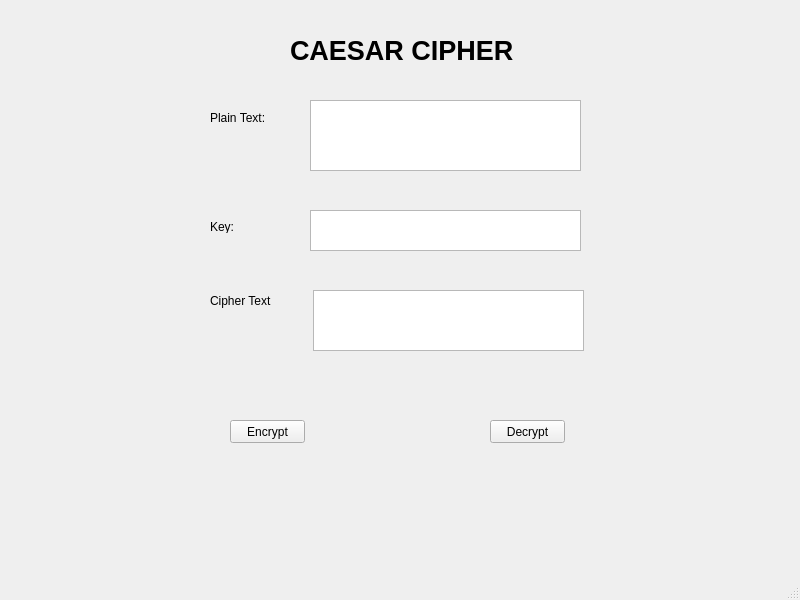
<?xml version="1.0" encoding="UTF-8"?>
<ui version="4.0">
 <class>MainWindow</class>
 <widget class="QMainWindow" name="MainWindow">
  <property name="geometry">
   <rect>
    <x>0</x>
    <y>0</y>
    <width>800</width>
    <height>600</height>
   </rect>
  </property>
  <property name="windowTitle">
   <string>MainWindow</string>
  </property>
  <widget class="QWidget" name="centralwidget">
   <widget class="QLabel" name="label">
    <property name="geometry">
     <rect>
      <x>210</x>
      <y>110</y>
      <width>61</width>
      <height>16</height>
     </rect>
    </property>
    <property name="text">
     <string>Plain Text: </string>
    </property>
   </widget>
   <widget class="QLabel" name="label_2">
    <property name="geometry">
     <rect>
      <x>210</x>
      <y>220</y>
      <width>47</width>
      <height>13</height>
     </rect>
    </property>
    <property name="text">
     <string>Key: </string>
    </property>
   </widget>
   <widget class="QLabel" name="label_3">
    <property name="geometry">
     <rect>
      <x>210</x>
      <y>290</y>
      <width>61</width>
      <height>21</height>
     </rect>
    </property>
    <property name="text">
     <string>Cipher Text:</string>
    </property>
   </widget>
   <widget class="QPushButton" name="btn_encrypt">
    <property name="geometry">
     <rect>
      <x>230</x>
      <y>420</y>
      <width>75</width>
      <height>23</height>
     </rect>
    </property>
    <property name="text">
     <string>Encrypt</string>
    </property>
   </widget>
   <widget class="QPushButton" name="btn_decrypt">
    <property name="geometry">
     <rect>
      <x>490</x>
      <y>420</y>
      <width>75</width>
      <height>23</height>
     </rect>
    </property>
    <property name="text">
     <string>Decrypt</string>
    </property>
   </widget>
   <widget class="QLabel" name="label_4">
    <property name="geometry">
     <rect>
      <x>290</x>
      <y>30</y>
      <width>241</width>
      <height>41</height>
     </rect>
    </property>
    <property name="font">
     <font>
      <pointsize>20</pointsize>
      <weight>75</weight>
      <bold>true</bold>
     </font>
    </property>
    <property name="text">
     <string>CAESAR CIPHER</string>
    </property>
   </widget>
   <widget class="QPlainTextEdit" name="txt_plain_text">
    <property name="geometry">
     <rect>
      <x>310</x>
      <y>100</y>
      <width>271</width>
      <height>71</height>
     </rect>
    </property>
   </widget>
   <widget class="QPlainTextEdit" name="txt_key">
    <property name="geometry">
     <rect>
      <x>310</x>
      <y>210</y>
      <width>271</width>
      <height>41</height>
     </rect>
    </property>
   </widget>
   <widget class="QPlainTextEdit" name="txt_cipher_text">
    <property name="geometry">
     <rect>
      <x>313</x>
      <y>290</y>
      <width>271</width>
      <height>61</height>
     </rect>
    </property>
   </widget>
  </widget>
  <widget class="QMenuBar" name="menubar">
   <property name="geometry">
    <rect>
     <x>0</x>
     <y>0</y>
     <width>800</width>
     <height>21</height>
    </rect>
   </property>
  </widget>
  <widget class="QStatusBar" name="statusbar"/>
 </widget>
 <resources/>
 <connections/>
</ui>
